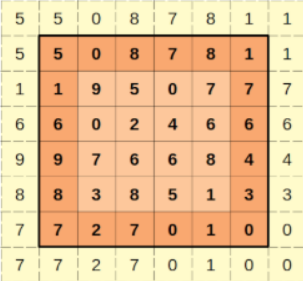
#> input picture imagen.png, 303 x 281 px, given in place of the camera
$ python 'Actividad13_Operaciones Lógicas con imágenes_22310266.py'
#> lines starting #> are read from the running program, lines starting #| are printed output that depends on the picture; after the words box and inside, x2 and y2 are one past the last pixel; in counts of white or black regions, pixels touching at a corner belong together
#Operadores BITWISE (AND-OR-NOT-XOR) con OpenCV y Python

#Crear imagenes de prueba
import cv2
import numpy as np

img1 = np.zeros((400,600), dtype=np.uint8) #imagen negra
img1[100:300,200:400] = 255 #cuadro blanco
img2 = np.zeros((400,600), dtype=np.uint8) #imagen negra
img2 = cv2.circle(img2,(300,200),125,(255),-1) #circulo blanco
cv2.imshow('img1',img1) #muestra la imagen 1
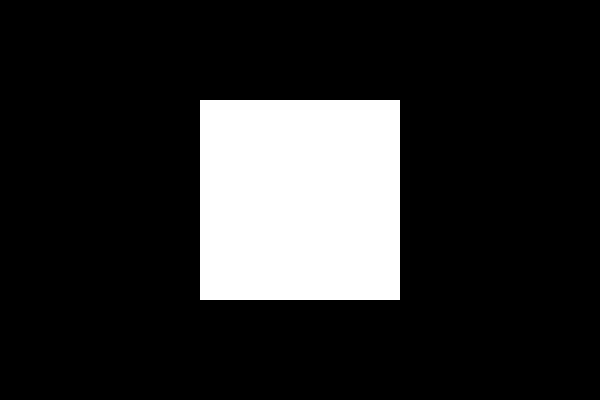
#> window 'img1': shape (400, 600); 16.7% white; 1 white region, box (x1, y1, x2, y2) and area: (200, 100, 400, 300) 40000
cv2.imshow('img2',img2) #muestra la imagen 2
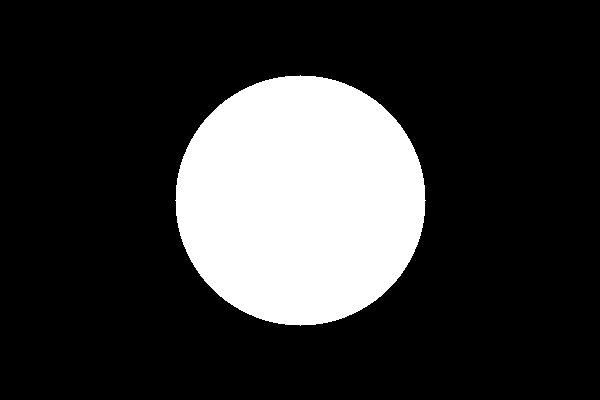
#> window 'img2': shape (400, 600); 20.4% white; 1 white region, box (x1, y1, x2, y2) and area: (175, 75, 426, 326) 49077
cv2.waitKey(0)
cv2.destroyAllWindows()


#AND ( cv2.bitwise_and )
#Operador AND entre las dos imagenes
img1 = np.zeros((400,600), dtype=np.uint8) #imagen negra
img1[100:300,200:400] = 255 #cuadro blanco
img2 = np.zeros((400,600), dtype=np.uint8) #imagen negra
img2 = cv2.circle(img2,(300,200),125,(255),-1) #circulo blanco
AND = cv2.bitwise_and(img1,img2) #operador AND entre las dos imagenes para obtener la intersección
cv2.imshow('AND', AND) #muestra la imagen AND
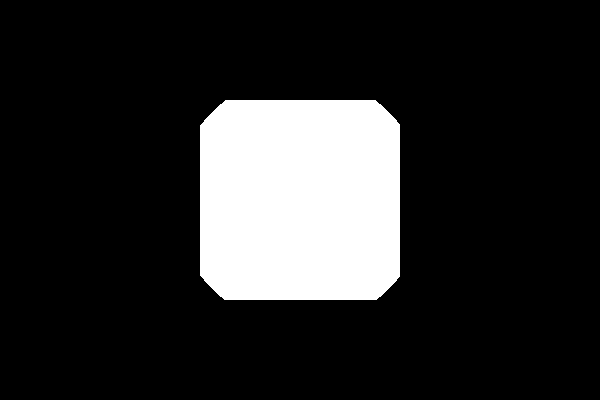
#> window 'AND': shape (400, 600); 16.2% white; 1 white region, box (x1, y1, x2, y2) and area: (200, 100, 400, 300) 38867
cv2.waitKey(0)
cv2.destroyAllWindows()

#NOT ( cv2.bitwise_not )
#Operador NOT entre la imagen 1
img1 = np.zeros((400,600), dtype=np.uint8) #imagen negra
img1[100:300,200:400] = 255 #cuadro blanco
img2 = np.zeros((400,600), dtype=np.uint8) #imagen negra
img2 = cv2.circle(img2,(300,200),125,(255),-1) #circulo blanco
NOT = cv2.bitwise_not(img1) #operador NOT entre la imagen 1 para obtener la negación de la imagen 1
cv2.imshow('NOT', NOT) #muestra la imagen NOT
cv2.waitKey(0)
cv2.destroyAllWindows()

#OR ( cv2.bitwise_or )
#Operador OR entre las dos imagenes
img1 = np.zeros((400,600), dtype=np.uint8) #imagen negra
img1[100:300,200:400] = 255 #cuadro blanco
img2 = np.zeros((400,600), dtype=np.uint8) #imagen negra
img2 = cv2.circle(img2,(300,200),125,(255),-1) #circulo blanco
OR = cv2.bitwise_or(img1,img2) #operador OR entre las dos imagenes para obtener la unión
cv2.imshow('OR', OR) #muestra la imagen OR
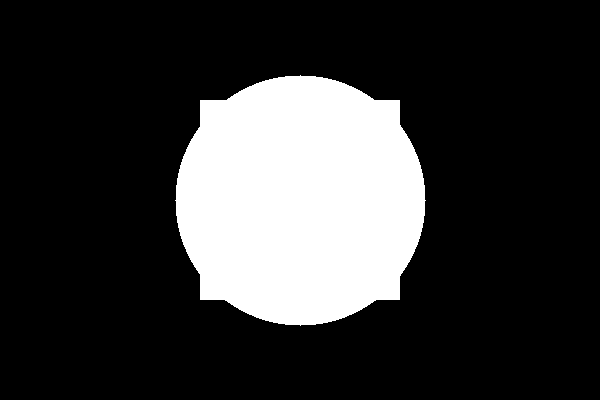
#> window 'OR': shape (400, 600); 20.9% white; 1 white region, box (x1, y1, x2, y2) and area: (175, 75, 426, 326) 50210
cv2.waitKey(0)
cv2.destroyAllWindows()

#XOR ( cv2.bitwise_xor )
#Operador XOR entre las dos imagenes
img1 = np.zeros((400,600), dtype=np.uint8) #imagen negra
img1[100:300,200:400] = 255 #cuadro blanco
img2 = np.zeros((400,600), dtype=np.uint8) #imagen negra
img2 = cv2.circle(img2,(300,200),125,(255),-1) #circulo blanco
XOR = cv2.bitwise_xor(img1,img2) #operador XOR entre las dos imagenes para obtener la diferencia simétrica
cv2.imshow('XOR', XOR) #muestra la imagen XOR
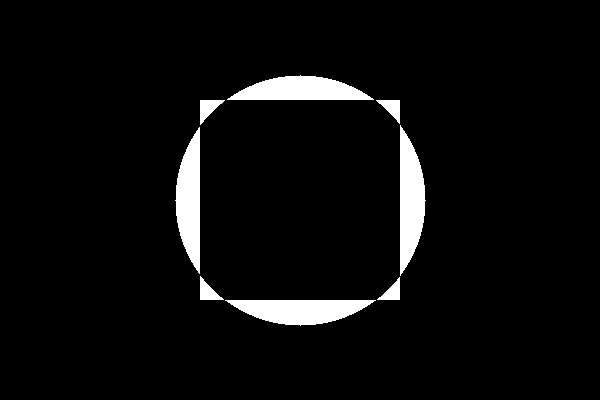
#> window 'XOR': shape (400, 600); 4.7% white; 8 white regions, largest, box (x1, y1, x2, y2) and area: (400, 125, 426, 276) 2628, (225, 300, 376, 326) 2628, (227, 75, 374, 100) 2477
cv2.waitKey(0)
cv2.destroyAllWindows()

#cv2.bitwise_and y mask
#Operador AND entre las dos imagenes con mascara
captura = cv2.VideoCapture(0) #captura de video
mask = np.zeros((480,640),dtype=np.uint8) #crea una mascara negra
mask = cv2.circle(mask,(320,240),125,(255),-1) #crea un circulo blanco en la mascara
mask=cv2.bitwise_not(mask) #invierta la mascara para obtener el fondo
cv2.imshow('mask',mask) #muestra la mascara
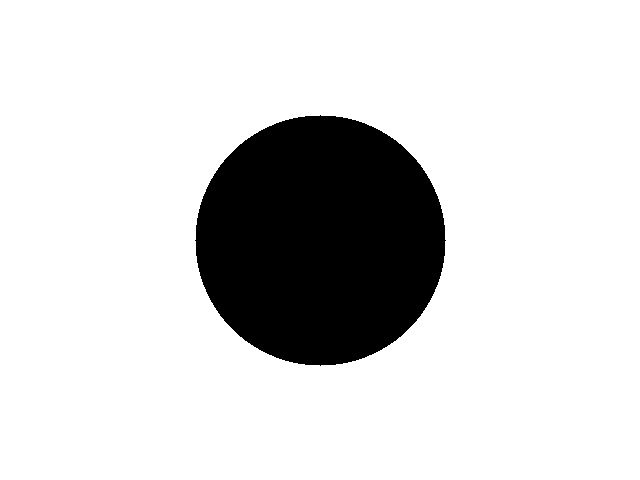
#> window 'mask': shape (480, 640); 84% white; 1 black region, box (x1, y1, x2, y2) and area: (195, 115, 446, 366) 49077
while (captura.isOpened()): #verifica si la captura de video esta abierta
  ret,frame = captura.read() #lee un frame del video
#> frame is the input picture: shape (281, 303, 3); mean B, G, R 152, 197.9, 235.9

  if ret == True: #verifica si se ha leido correctamente el frame
#> (the run stopped early here; a loop or call above may not have finished)
